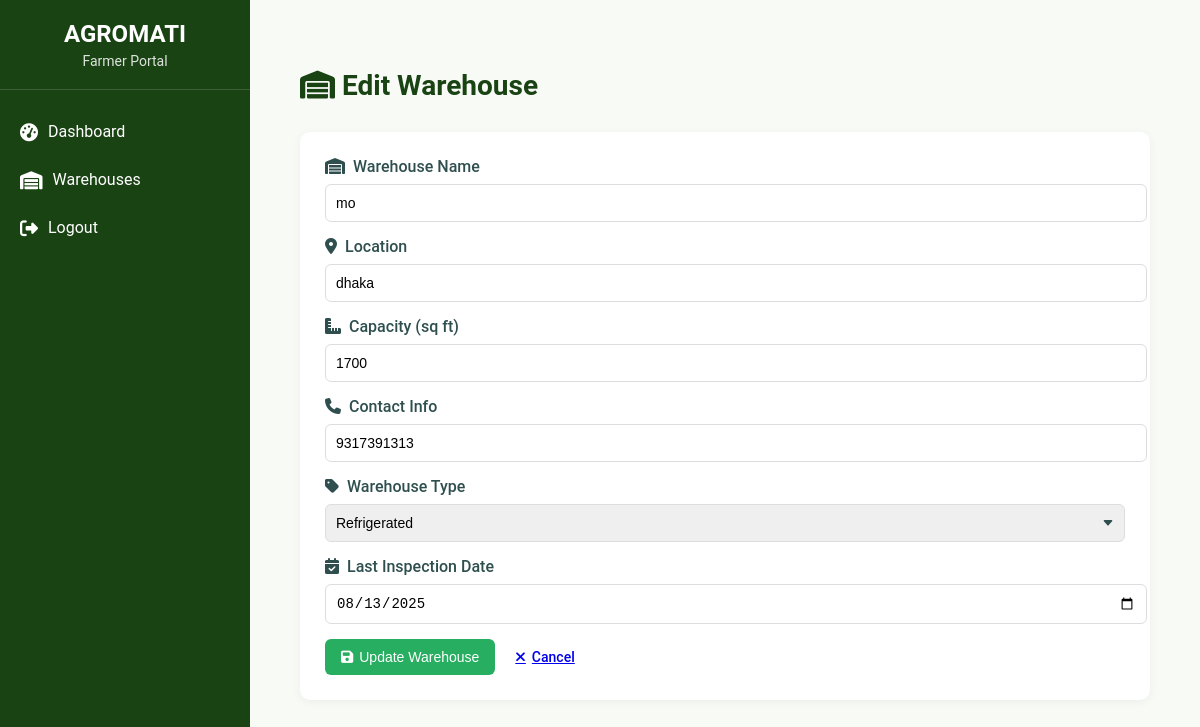
Screenshot of /edit_warehouse.php?id=2 (signed in) with the database file from the repository.
### tables this page shows
CREATE TABLE `warehouses` (
  `id` int(11) NOT NULL,
  `user_id` int(11) NOT NULL,
  `name` varchar(100) NOT NULL,
  `location` varchar(255) NOT NULL,
  `capacity` int(11) NOT NULL,
  `contact_info` varchar(100) DEFAULT NULL,
  `warehouse_type` varchar(50) DEFAULT NULL,
  `last_inspection_date` date DEFAULT NULL,
  `created_at` timestamp NOT NULL DEFAULT current_timestamp()
);

### edit_warehouse.php (the view, shortened to what this page needs)
<?php
$db_host = 'localhost';
$db_user = 'root';
$db_pass = '';
$db_name = 'agromatiDB';
$conn = new mysqli($db_host, $db_user, $db_pass, $db_name);
$userId = $_SESSION['user_id'];
$warehouseId = $_GET['id'] ?? 0;
$stmt = $conn->prepare("SELECT * FROM warehouses WHERE id = ? AND user_id = ?");
$stmt->bind_param("ii", $warehouseId, $userId);
$stmt->execute();
$result = $stmt->get_result();
$warehouse = $result->fetch_assoc();
?>
<!DOCTYPE html>
<html lang="en">
<head>
    <link rel="stylesheet" href="https://cdnjs.cloudflare.com/ajax/libs/font-awesome/6.4.0/css/all.min.css">
    <link rel="stylesheet" href="css/dashboard.css">
    <link rel="stylesheet" href="css/warehouses.css">
</head>
<body>
    <div class="agri-container">
        <aside class="agri-sidebar">
            <div class="agri-sidebar-header">
                <h2>AGROMATI</h2>
                <p>Farmer Portal</p>
            </div>
            <nav class="agri-sidebar-nav">
                <ul>
                    <li class="agri-nav-item"><a href="dashboard.php" class="agri-nav-link"><i class="fas fa-tachometer-alt agri-nav-icon"></i> Dashboard</a></li>
                    <li class="agri-nav-item"><a href="warehouses.php" class="agri-nav-link"><i class="fas fa-warehouse agri-nav-icon"></i> Warehouses</a></li>
                    <li class="agri-nav-item"><a href="logout.php" class="agri-nav-link"><i class="fas fa-sign-out-alt agri-nav-icon"></i> Logout</a></li>
                </ul>
            </nav>
        </aside>
        <main class="agri-main-content">
            <div class="agri-warehouse-container">
                <h1 class="agri-main-title"><i class="fas fa-warehouse"></i> Edit Warehouse</h1>
                <div class="agri-form-card">
                    <form method="POST">
                        <div class="agri-form-group">
                            <label><i class="fas fa-warehouse"></i> Warehouse Name</label>
                            <input type="text" name="name" value="<?= htmlspecialchars($warehouse['name']) ?>" required>
                        </div>
                        <div class="agri-form-group">
                            <label><i class="fas fa-map-marker-alt"></i> Location</label>
                            <input type="text" name="location" value="<?= htmlspecialchars($warehouse['location']) ?>" required>
                        </div>
                        <div class="agri-form-group">
                            <label><i class="fas fa-ruler-combined"></i> Capacity (sq ft)</label>
                            <input type="number" name="capacity" value="<?= $warehouse['capacity'] ?>" required>
                        </div>
                        <div class="agri-form-group">
                            <label><i class="fas fa-phone"></i> Contact Info</label>
                            <input type="text" name="contact_info" value="<?= htmlspecialchars($warehouse['contact_info']) ?>">
                        </div>
                        <div class="agri-form-group">
                            <label><i class="fas fa-tag"></i> Warehouse Type</label>
                            <select name="warehouse_type" class="agri-form-select">
                                <option value="Refrigerated" <?= $warehouse['warehouse_type'] == 'Refrigerated' ? 'selected' : '' ?>>Refrigerated</option>
                            </select>
                        </div>
                        <div class="agri-form-group">
                            <label><i class="fas fa-calendar-check"></i> Last Inspection Date</label>
                            <input type="date" name="last_inspection_date" value="<?= $warehouse['last_inspection_date'] ?>">
                        </div>
                        <button type="submit" class="agri-btn agri-btn-success">
                            <i class="fas fa-save"></i> Update Warehouse
                        </button>
                        <a href="warehouses.php" class="agri-btn agri-btn-secondary">
                            <i class="fas fa-times"></i> Cancel
                        </a>
                    </form>
                </div>
            </div>
        </main>
    </div>
</body>
</html>

### css/dashboard.css (style rules this page uses)
body { font-family: 'Roboto', sans-serif; margin: 0; padding: 0; background-color: #F8FBF5; display: flex; min-height: 100vh; color: #2F4F4F; }
.agri-container { display: flex; width: 100%; }
.agri-sidebar { width: 250px; background-color: #1A4314; color: white; padding: 20px 0; box-shadow: 2px 0 5px rgba(0, 70, 0, 0.08); display: flex; flex-direction: column; flex-shrink: 0; }
.agri-sidebar-header { text-align: center; padding-bottom: 20px; border-bottom: 1px solid rgba(255, 255, 255, 0.15); margin-bottom: 20px; }
.agri-sidebar-header h2 { margin: 0; font-size: 24px; font-weight: 700; }
.agri-sidebar-header p { margin: 5px 0 0; font-size: 14px; color: rgba(255, 255, 255, 0.85); }
.agri-sidebar-nav ul { list-style: none; padding: 0; margin: 0; }
.agri-nav-item { margin-bottom: 5px; }
.agri-nav-link { display: flex; align-items: center; padding: 12px 20px; color: white; text-decoration: none; font-size: 16px; transition: all 0.3s ease; }
.agri-nav-icon { margin-right: 10px; font-size: 18px; }
.agri-main-content { flex-grow: 1; padding: 30px; background-color: #F8FBF5; overflow-y: auto; }
.agri-main-title { color: #1A4314; margin-bottom: 30px; font-size: 28px; font-weight: 700; }

### css/warehouses.css (style rules this page uses)
.agri-warehouse-container { padding: 20px; }
.agri-form-card, .agri-table-card { background: #fff; padding: 25px; border-radius: 10px; box-shadow: 0 2px 10px rgba(0, 0, 0, 0.05); flex: 1; min-width: 300px; }
.agri-form-group { margin-bottom: 15px; }
.agri-form-group label { display: block; margin-bottom: 8px; font-weight: 500; color: #2F4F4F; display: flex; align-items: center; gap: 8px; }
.agri-form-group input, .agri-form-select { width: 100%; padding: 10px; border: 1px solid #ddd; border-radius: 6px; font-size: 14px; transition: border-color 0.3s; }
.agri-form-select { appearance: none; background-repeat: no-repeat; background-position: right 10px center; background-size: 12px; }
.agri-btn { border: none; padding: 10px 16px; border-radius: 6px; cursor: pointer; transition: all 0.3s; font-size: 14px; font-weight: 500; display: inline-flex; align-items: center; gap: 6px; }
.agri-btn i { font-size: 14px; }
.agri-btn-success { background-color: #27ae60; color: white; }

### rows the page displays
warehouses: name "mo", location "dhaka", capacity "1700", contact_info "9317391313", warehouse_type "Refrigerated", last_inspection_date "08/13/2025"
